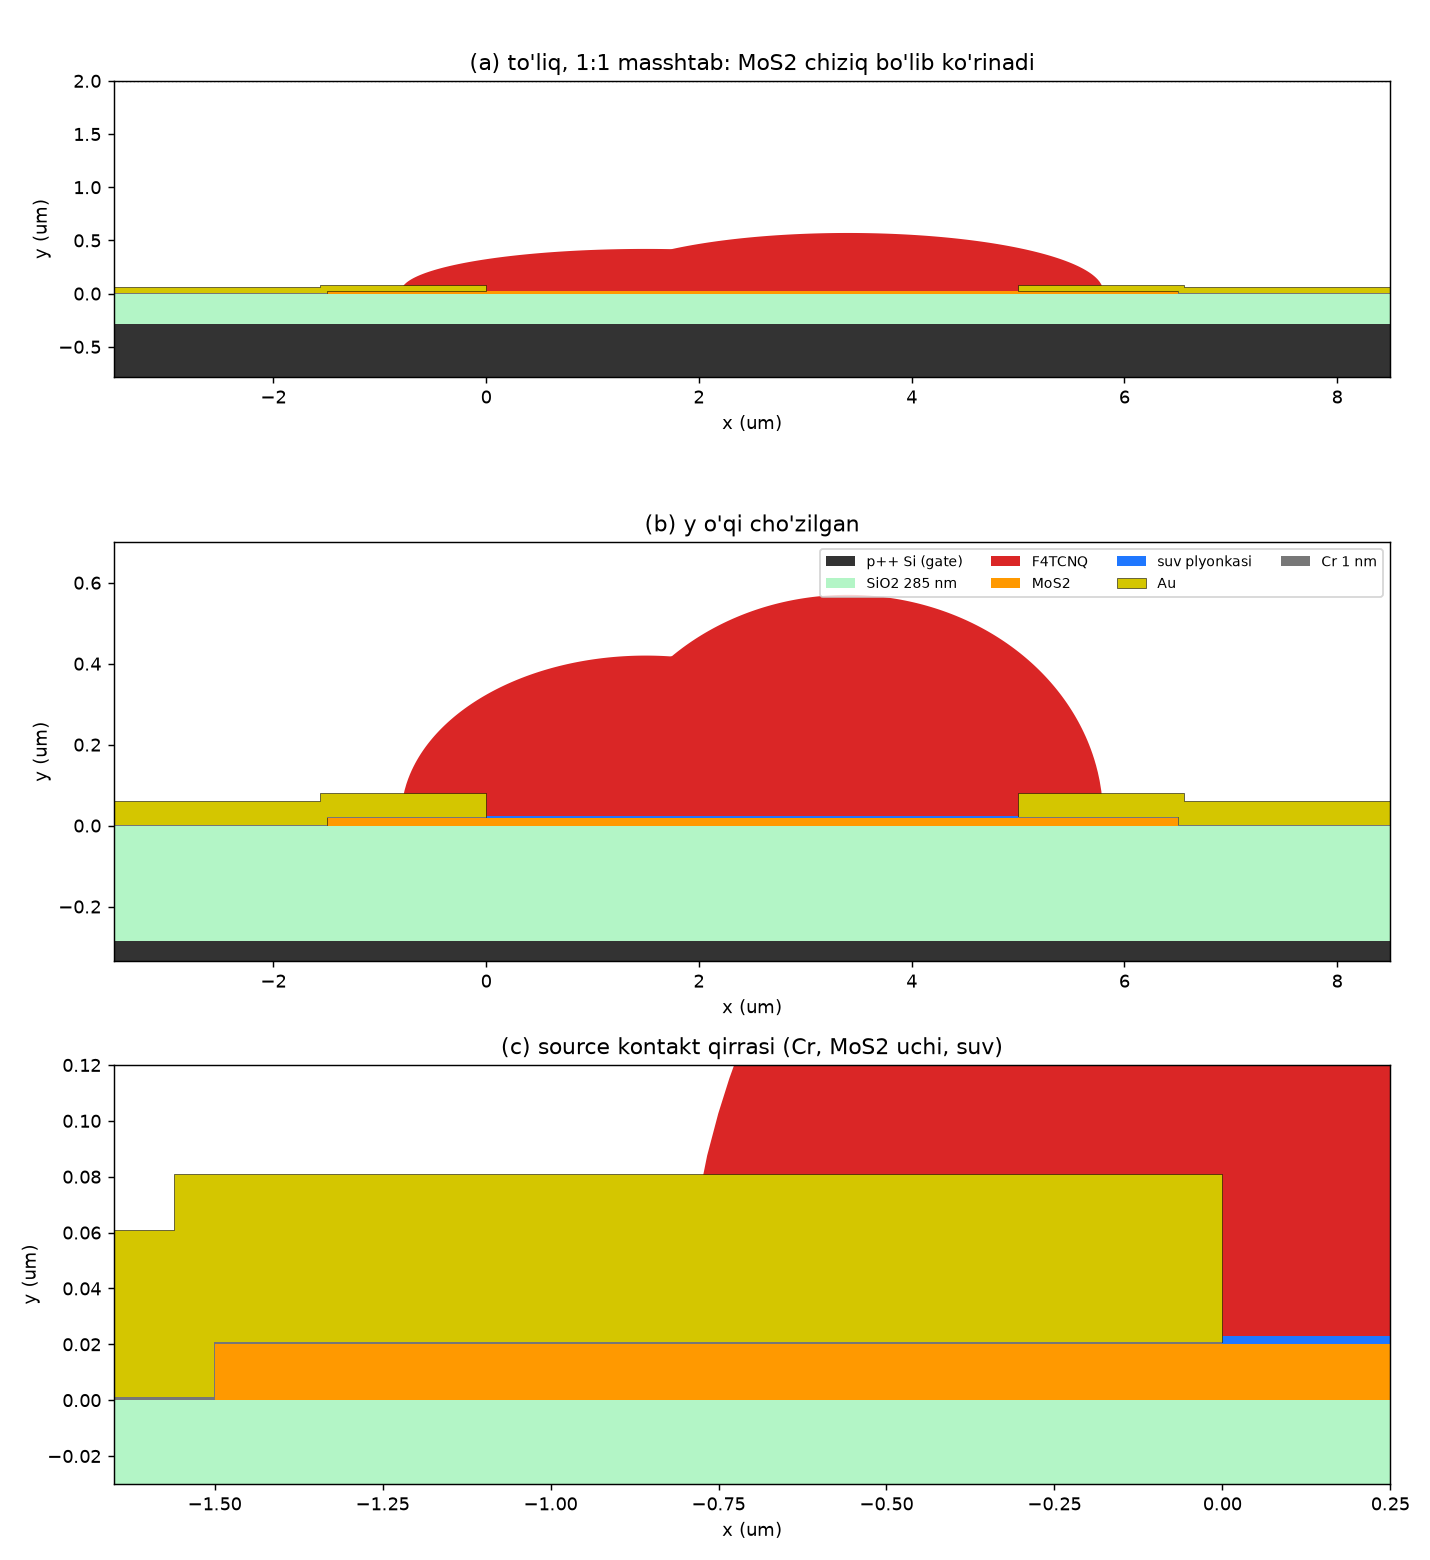

Write Python code to recreate this figure.
"""
GEOMETRIYA.md dagi koordinatalarni chizadi. COMSOL'da qurilgan geometriya bilan solishtirish uchun.
Uch ko'rinish: (a) to'liq, masshtab 1:1; (b) y o'qi cho'zilgan; (c) source kontakt qirrasi yaqindan.

    python geometry_preview.py      ->  geometry_preview.png
"""
import numpy as np
import matplotlib
matplotlib.use("Agg")
import matplotlib.pyplot as plt
from matplotlib.patches import Polygon, Rectangle

# ---- GEOMETRIYA.md, 2-jadval (um) ----
L, L_ov, L_pad = 5.0, 1.5, 2.0
t_mos, c, t_Au = 0.020, 0.001, 0.060
t_ox, t_Si, t_w = 0.285, 0.5, 0.003
H_air = 2.0
xS0 = -L_ov - L_pad
xD1 = L - xS0
DOMES = [(0.30 * L, 0.30 * L + 0.8, 0.40), (0.68 * L, 0.32 * L + 0.8, 0.55)]  # (xc, a, b), markaz y = t_mos


def cr_src():
    return [(xS0, 0), (-L_ov, 0), (-L_ov, t_mos), (0, t_mos), (0, t_mos + c),
            (-L_ov - c, t_mos + c), (-L_ov - c, c), (xS0, c)]


def au_src():
    return [(xS0, c), (-L_ov - c, c), (-L_ov - c, t_mos + c), (0, t_mos + c), (0, t_mos + c + t_Au),
            (-L_ov - c - t_Au, t_mos + c + t_Au), (-L_ov - c - t_Au, c + t_Au), (xS0, c + t_Au)]


def mirror(poly):
    return [(L - x, y) for x, y in poly]


def f4_outline(n=400):
    """Gumbazlar birlashmasining yuqori chegarasi (y >= t_mos)."""
    xs = np.linspace(min(xc - a for xc, a, b in DOMES), max(xc + a for xc, a, b in DOMES), n)
    ys = np.full_like(xs, t_mos)
    for xc, a, b in DOMES:
        inside = np.abs(xs - xc) < a
        ys[inside] = np.maximum(ys[inside], t_mos + b * np.sqrt(1 - ((xs[inside] - xc) / a) ** 2))
    return list(zip(xs, ys)) + [(xs[-1], t_mos), (xs[0], t_mos)]


def draw(ax):
    ax.add_patch(Rectangle((xS0, -t_ox - t_Si), xD1 - xS0, t_Si, fc="#333333", label="p++ Si (gate)"))
    ax.add_patch(Rectangle((xS0, -t_ox), xD1 - xS0, t_ox, fc="#b3f5c6", label="SiO2 285 nm"))
    ax.add_patch(Polygon(f4_outline(), fc="#d40000", alpha=0.85, label="F4TCNQ"))
    ax.add_patch(Rectangle((-L_ov, 0), L + 2 * L_ov, t_mos, fc="#ff9900", label="MoS2"))
    ax.add_patch(Rectangle((0, t_mos), L, t_w, fc="#1f77ff", label="suv plyonkasi"))
    for p, lab in [(au_src(), "Au"), (mirror(au_src()), None)]:
        ax.add_patch(Polygon(p, fc="#d4c600", ec="k", lw=0.3, label=lab))
    for p, lab in [(cr_src(), "Cr 1 nm"), (mirror(cr_src()), None)]:
        ax.add_patch(Polygon(p, fc="#777777", label=lab))


fig, axs = plt.subplots(3, 1, figsize=(11, 12))
for ax, (xl, yl, aspect, title) in zip(axs, [
        ((xS0, xD1), (-t_ox - t_Si, H_air), "equal", "(a) to'liq, 1:1 masshtab: MoS2 chiziq bo'lib ko'rinadi"),
        ((xS0, xD1), (-t_ox - 0.05, 0.7), "auto", "(b) y o'qi cho'zilgan"),
        ((-L_ov - 0.15, 0.25), (-0.03, 0.12), "auto", "(c) source kontakt qirrasi (Cr, MoS2 uchi, suv)")]):
    draw(ax)
    ax.set_xlim(*xl); ax.set_ylim(*yl); ax.set_aspect(aspect)
    ax.axhline(H_air, color="gray", ls=":", lw=0.8)
    ax.set_xlabel("x (um)"); ax.set_ylabel("y (um)"); ax.set_title(title)
axs[1].legend(loc="upper right", fontsize=8, ncol=4)
fig.tight_layout()
fig.savefig("geometry_preview.png", dpi=130)
print("geometry_preview.png saqlandi")
